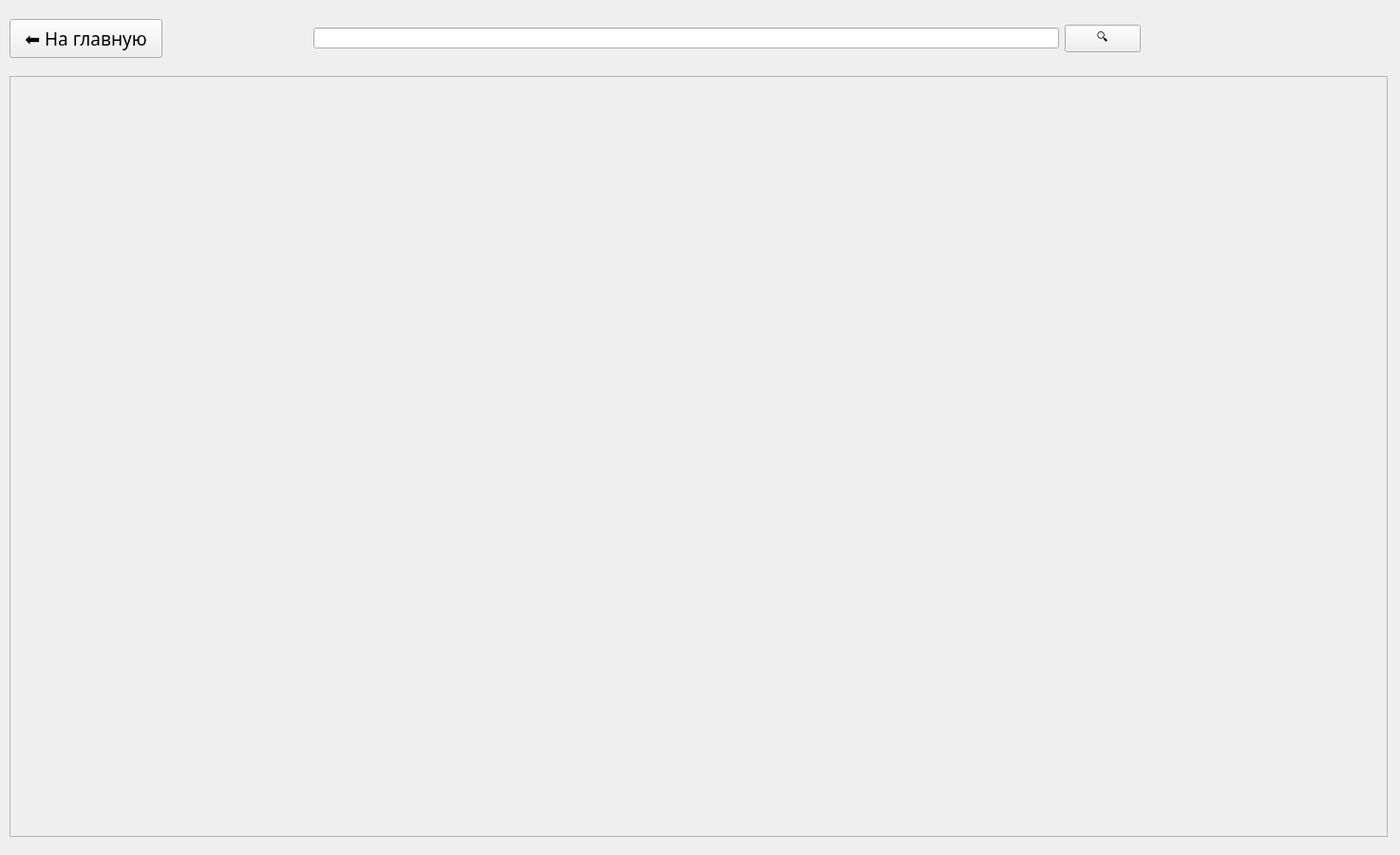
<?xml version="1.0" encoding="UTF-8"?>
<ui version="4.0">
 <class>Form</class>
 <widget class="QWidget" name="Form">
  <property name="geometry">
   <rect>
    <x>0</x>
    <y>0</y>
    <width>1474</width>
    <height>900</height>
   </rect>
  </property>
  <property name="windowTitle">
   <string>Form</string>
  </property>
  <widget class="QWidget" name="horizontalLayoutWidget">
   <property name="geometry">
    <rect>
     <x>330</x>
     <y>10</y>
     <width>871</width>
     <height>61</height>
    </rect>
   </property>
   <layout class="QHBoxLayout" name="searchLayout">
    <item>
     <widget class="QLineEdit" name="search_line"/>
    </item>
    <item>
     <widget class="QPushButton" name="search_button_2">
      <property name="text">
       <string>🔍</string>
      </property>
     </widget>
    </item>
   </layout>
  </widget>
  <widget class="QScrollArea" name="scrollArea">
   <property name="geometry">
    <rect>
     <x>10</x>
     <y>80</y>
     <width>1451</width>
     <height>801</height>
    </rect>
   </property>
   <property name="widgetResizable">
    <bool>true</bool>
   </property>
   <widget class="QWidget" name="scrollAreaWidgetContents">
    <property name="geometry">
     <rect>
      <x>0</x>
      <y>0</y>
      <width>1447</width>
      <height>797</height>
     </rect>
    </property>
   </widget>
  </widget>
  <widget class="QPushButton" name="back_button">
   <property name="geometry">
    <rect>
     <x>10</x>
     <y>20</y>
     <width>161</width>
     <height>41</height>
    </rect>
   </property>
   <property name="font">
    <font>
     <family>Century Gothic</family>
     <pointsize>14</pointsize>
    </font>
   </property>
   <property name="text">
    <string>⬅️ На главную</string>
   </property>
  </widget>
 </widget>
 <resources/>
 <connections/>
</ui>
